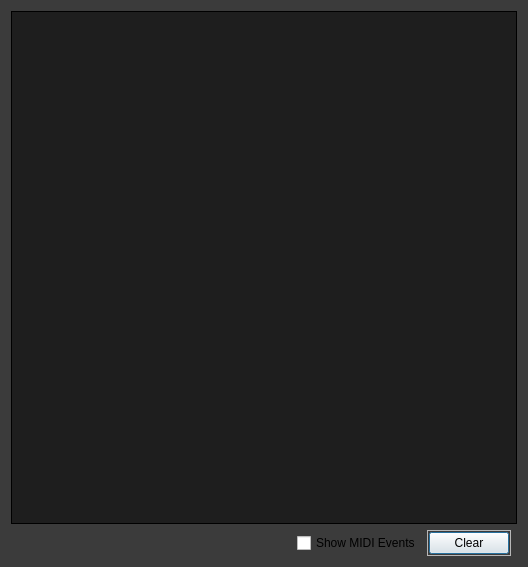
<?xml version="1.0" encoding="UTF-8"?>
<ui version="4.0">
 <class>ConsoleDialog</class>
 <widget class="QDialog" name="ConsoleDialog">
  <property name="geometry">
   <rect>
    <x>0</x>
    <y>0</y>
    <width>528</width>
    <height>567</height>
   </rect>
  </property>
  <property name="windowTitle">
   <string>Console</string>
  </property>
  <property name="styleSheet">
   <string notr="true">QDialog{
	background-color: rgb(59, 59, 59);
}</string>
  </property>
  <layout class="QGridLayout" name="gridLayout">
   <item row="0" column="0" colspan="4">
    <widget class="QTextBrowser" name="textBrowser">
     <property name="styleSheet">
      <string notr="true">background-color: rgb(30,30,30);
	color: rgb(150,150,150);
	border: 1px solid;</string>
     </property>
    </widget>
   </item>
   <item row="1" column="1">
    <widget class="QCheckBox" name="checkBox_ShowMidiEvents">
     <property name="text">
      <string>Show MIDI Events</string>
     </property>
    </widget>
   </item>
   <item row="1" column="0">
    <spacer name="horizontalSpacer">
     <property name="orientation">
      <enum>Qt::Horizontal</enum>
     </property>
     <property name="sizeHint" stdset="0">
      <size>
       <width>40</width>
       <height>20</height>
      </size>
     </property>
    </spacer>
   </item>
   <item row="1" column="2">
    <widget class="QFrame" name="frame">
     <property name="styleSheet">
      <string notr="true">QFrame{
	max-height: 2em;
	padding: 1px;
}</string>
     </property>
     <property name="frameShape">
      <enum>QFrame::StyledPanel</enum>
     </property>
     <property name="frameShadow">
      <enum>QFrame::Raised</enum>
     </property>
     <property name="buttonFrame" stdset="0">
      <bool>true</bool>
     </property>
     <layout class="QHBoxLayout" name="horizontalLayout">
      <property name="spacing">
       <number>0</number>
      </property>
      <property name="leftMargin">
       <number>0</number>
      </property>
      <property name="topMargin">
       <number>0</number>
      </property>
      <property name="rightMargin">
       <number>0</number>
      </property>
      <property name="bottomMargin">
       <number>0</number>
      </property>
      <item>
       <widget class="QPushButton" name="pushButton_Clear">
        <property name="text">
         <string>Clear</string>
        </property>
       </widget>
      </item>
     </layout>
    </widget>
   </item>
  </layout>
 </widget>
 <resources/>
 <connections/>
</ui>
